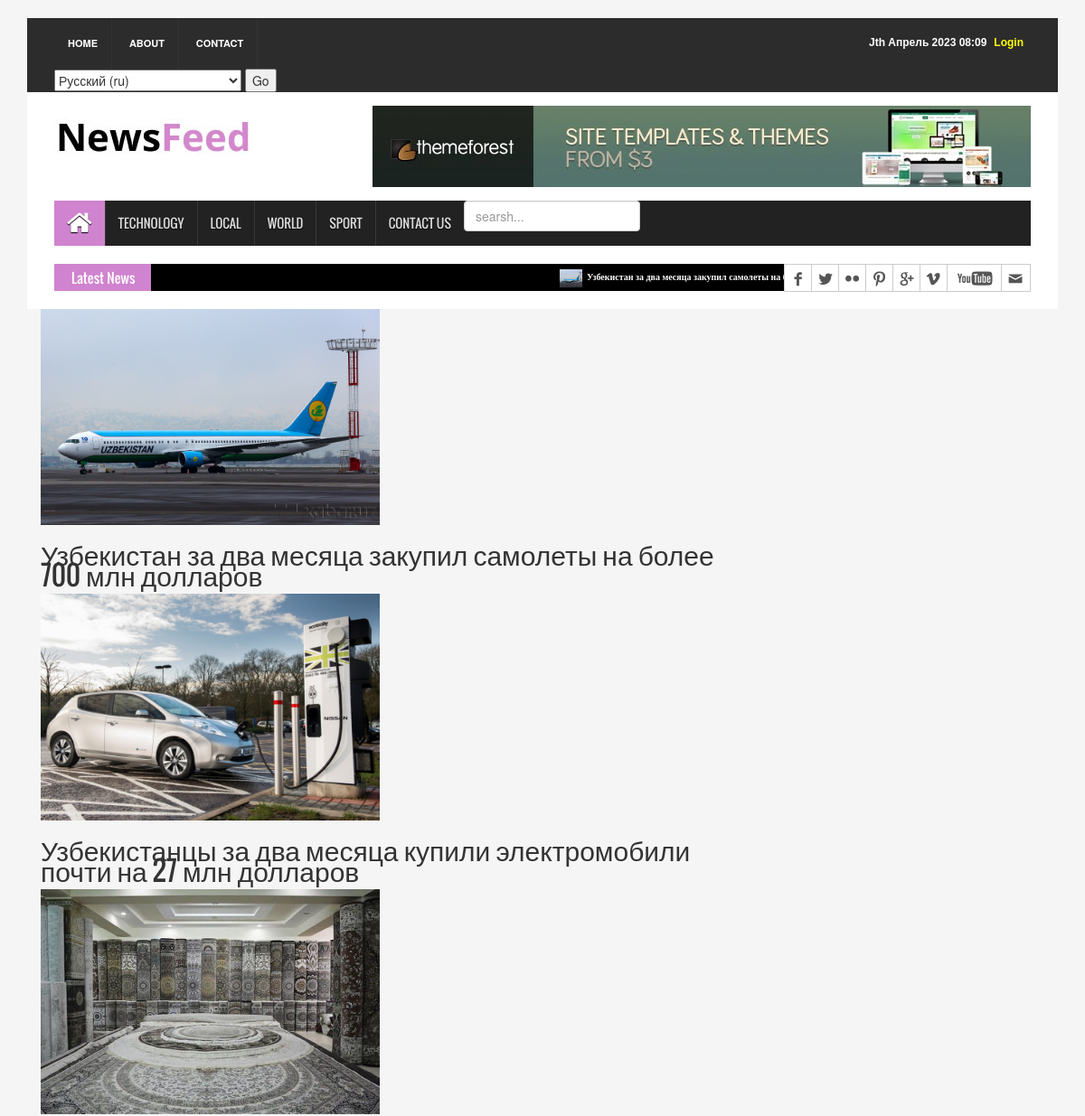
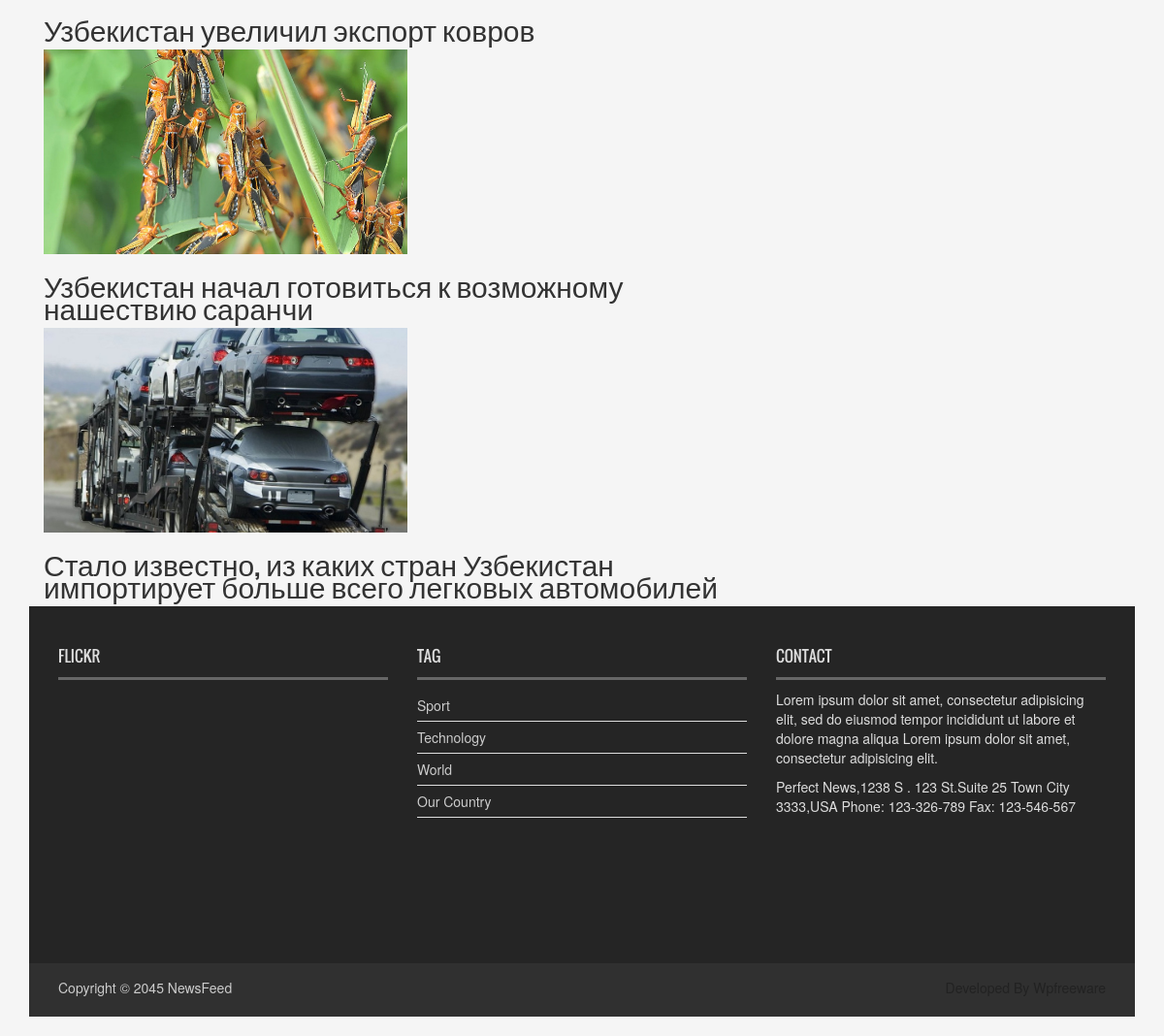
The app's page /ru/local/ with its own data (2 pictures, top to bottom).
### news_app/models.py (models this page shows, shortened)
class News(models.Model):
    class Status(models.TextChoices):
        Draft = 'DF','Draft'
        Published = 'PB','Published'
    title = models.CharField(max_length=250)
    slug = models.SlugField(max_length=250)
    body = models.TextField()
    image = models.ImageField(upload_to='news/images')
    category = models.ForeignKey(Category,on_delete=models.CASCADE)
    publish_time = models.DateTimeField(default=timezone.now)
    created_time = models.DateTimeField(auto_now_add=True)
    updated_time = models.DateTimeField(auto_now=True)
    status = models.CharField(max_length=2,choices=Status.choices,default=Status.Draft)
    objects = models.Manager() #default manager
    published = PublishedManager()
    class Meta:
        ordering = ['-publish_time']

class Category(models.Model):
    name = models.CharField(max_length=150)

### news_app/views.py (the view)
# urls.py: path('local/',LocalNewsView.as_view(), name='local_news_page'),
class LocalNewsView(ListView):
    model = News
    template_name = 'news/local.html'
    context_object_name = 'local_news'
    def get_queryset(self):
        news = self.model.published.all().filter(category__name='Our Country')
        return news

### news_app/context_processor.py (called while the page is built)
def latest_news(request):
    latest_news = News.published.all().order_by('-publish_time')[:10]
    categories = Category.objects.all()
    context = {
        'latest_news': latest_news,
        'categories': categories,
    }
    return context

### news_app/models.py (called while the page is built)
    def get_queryset(self):
        return super().get_queryset().filter(status=News.Status.Published)

### templates/news/local.html (shortened to what this page needs)
{% extends 'news/base.html' %}
{% load static %}
{% block content %}
    {% for news in local_news %}
       <div class="container">
           <div class="row">
               <div class="col-lg-8 ">
                   <img src="{{news.image.url}}" alt="{{news.title}}" style="width: 50%;">
                   <h2 class="">{{news.title}}</h2>
               </div>
           </div>
       </div>
    {% endfor %}
{% endblock %}

### templates/news/base.html (shortened to what this page needs)
{% load static %}
{% load i18n %}
<!DOCTYPE html>
<html>
<head>
<link rel="stylesheet" type="text/css" href="{% static 'css/bootstrap.min.css' %}">
<link rel="stylesheet" type="text/css" href="{% static 'css/font-awesome.min.css' %}">
<link rel="stylesheet" type="text/css" href="{% static 'css/animate.css' %}">
<link rel="stylesheet" type="text/css" href="{% static 'css/font.css' %}">
<link rel="stylesheet" type="text/css" href="{% static 'css/li-scroller.css' %}">
<link rel="stylesheet" type="text/css" href="{% static 'css/slick.css' %}">
<link rel="stylesheet" type="text/css" href="{% static 'css/jquery.fancybox.css' %}">
<link rel="stylesheet" type="text/css" href="{% static 'css/theme.css' %}">
<link rel="stylesheet" type="text/css" href="{% static 'css/style.css' %}">
</head>
<body>
<div class="container">
  <header id="header">
    <div class="row">
      <div class="col-lg-12 col-md-12 col-sm-12">
        <div class="header_top">
          <div class="header_top_left">
            <ul class="top_nav">
              <li><a href="{% url 'home_page' %}">Home</a></li>
              <li><a href="#">About</a></li>
              <li><a href="{% url 'contact_page' %}">Contact</a></li>
              <form action="{% url 'set_language' %}" method="post">{% csrf_token %}
                <select name="language">
                    {% get_current_language as LANGUAGE_CODE %}
                    {% get_available_languages as LANGUAGES %}
                    {% get_language_info_list for LANGUAGES as languages %}
                    {% for language in languages %}
                        <option value="{{ language.code }}"{% if language.code == LANGUAGE_CODE %} selected{% endif %}>
                            {{ language.name_local }} ({{ language.code }})
                        </option>
                    {% endfor %}
                </select>
                <input type="submit" value="Go">
            </form>
            </ul>
          </div>
          <div class="header_top_right">
            {% if request.user.is_authenticated %}
            <p><a href="{% url 'logout' %}" style="color: red;">Logout</a></p>
            <p><a href="{% url 'user_profile' %}" style="color: yellow
            ;">My profile</a></p>
            {% else %}
            <p><a href="{% url 'login' %}" style="color: yellow;">Login</a></p>
            {% endif %}
            <p>{% now 'JS F Y H:i' %}</p>
          </div>
        </div>
      </div>
      <div class="col-lg-12 col-md-12 col-sm-12">
        <div class="header_bottom">
          <div class="logo_area"><a href="{% url 'home_page' %}" class="logo"><img src="{% static 'images/logo.jpg' %}" alt=""></a></div>
          <div class="add_banner"><a href="#"><img src="{% static 'images/addbanner_728x90_V1.jpg' %}" alt=""></a></div>
        </div>
      </div>
    </div>
  </header>
  <section id="navArea">
    <nav class="navbar navbar-inverse" role="navigation">
      <div id="navbar" class="navbar-collapse collapse">
        <ul class="nav navbar-nav main_nav">
          <li class="active"><a href="{% url 'home_page' %}"><span class="fa fa-home desktop-home"></span><span class="mobile-show">Home</span></a></li>
          <li><a href="{% url 'technology_news_page' %}">Technology</a></li>
          <li><a href="{% url 'local_news_page' %}">Local</a></li>
          <li><a href="{% url 'foreign_news_page' %}">World</a></li>
          <li><a href="{% url 'sport_news_page' %}">Sport</a></li>
          <li><a href="{% url 'contact_page' %}">Contact Us</a></li>
          <li>
              <form action="{% url 'search_results' %}" method="get">
                  <input type="search" name="q" placeholder="searsh..." class="form-control">
              </form>
          </li>
        </ul>
      </div>
    </nav>
  </section>
  <section id="newsSection">
    <div class="row">
      <div class="col-lg-12 col-md-12">
        <div class="latest_newsarea"> <span>Latest News</span>
          <ul id="ticker01" class="news_sticker">
            {% for news in latest_news %}
            <li><a href="#"><img src="{{news.image.url}}" alt="">{{news.title}}</a></li>
            {% endfor %}
          </ul>
          <div class="social_area">
            <ul class="social_nav">
              <li class="facebook"><a href="#"></a></li>
              <li class="twitter"><a href="#"></a></li>
              <li class="flickr"><a href="#"></a></li>
              <li class="pinterest"><a href="#"></a></li>
              <li class="googleplus"><a href="#"></a></li>
              <li class="vimeo"><a href="#"></a></li>
              <li class="youtube"><a href="#"></a></li>
              <li class="mail"><a href="#"></a></li>
            </ul>
          </div>
        </div>
      </div>
    </div>
  </section>
  {% block content %}
  {% endblock %}
  <footer id="footer">
    <div class="footer_top">
      <div class="row">
        <div class="col-lg-4 col-md-4 col-sm-4">
          <div class="footer_widget wow fadeInLeftBig">
            <h2>Flickr </h2>
          </div>
        </div>
        <div class="col-lg-4 col-md-4 col-sm-4">
          <div class="footer_widget wow fadeInDown">
            <h2>Tag</h2>
            <ul class="tag_nav">
              {% for category in categories %}
              <li><a href="#">{{category.name}}</a></li>
              {% endfor %}
            </ul>
          </div>
        </div>
        <div class="col-lg-4 col-md-4 col-sm-4">
          <div class="footer_widget wow fadeInRightBig">
            <h2>Contact</h2>
            <p>Lorem ipsum dolor sit amet, consectetur adipisicing elit, sed do eiusmod tempor incididunt ut labore et dolore magna aliqua Lorem ipsum dolor sit amet, consectetur adipisicing elit.</p>
            <address>
            Perfect News,1238 S . 123 St.Suite 25 Town City 3333,USA Phone: 123-326-789 Fax: 123-546-567
            </address>
          </div>
        </div>
      </div>
    </div>
    <div class="footer_bottom">
      <p class="copyright">Copyright &copy; 2045 <a href="#">NewsFeed</a></p>
      <p class="developer">Developed By Wpfreeware</p>
    </div>
  </footer>
</div>
</body>
</html>

### static/css/li-scroller.css (style rules this page uses)
ul.newsticker { position:relative; left:750px; font:bold 10px Verdana; list-style-type:none; margin:0; padding:0 }
ul.newsticker li { float:left; margin:0; padding:0 }
ul.newsticker a { white-space:nowrap; padding:0; color:#fff; margin:0 50px 0 0 }
ul.newsticker a > img { height:20px; margin-right:5px; width:25px }

### static/css/theme.css (style rules this page uses)
.navbar-inverse .navbar-nav > .active > a, .navbar-inverse .navbar-nav > .active > a:hover, .navbar-inverse .navbar-nav > .active > a:focus { background-color:#d083cf }
.latest_newsarea span { background:none repeat scroll 0 0 #d083cf }

### records on screen
News: image (picture), title "Узбекистан за два месяца закупил самолеты на более 700 млн долларов"
News: image (picture), title "Узбекистанцы за два месяца купили электромобили почти на 27 млн долларов"
News: image (picture), title "Узбекистан увеличил экспорт ковров"
News: image (picture), title "Узбекистан начал готовиться к возможному нашествию саранчи"
News: image (picture), title "Стало известно, из каких стран Узбекистан импортирует больше всего легковых автомобилей"
Category: name "Sport"
Category: name "Technology"
Category: name "World"
Category: name "Our Country"

### other values on screen
form field language "Русский (ru)"
